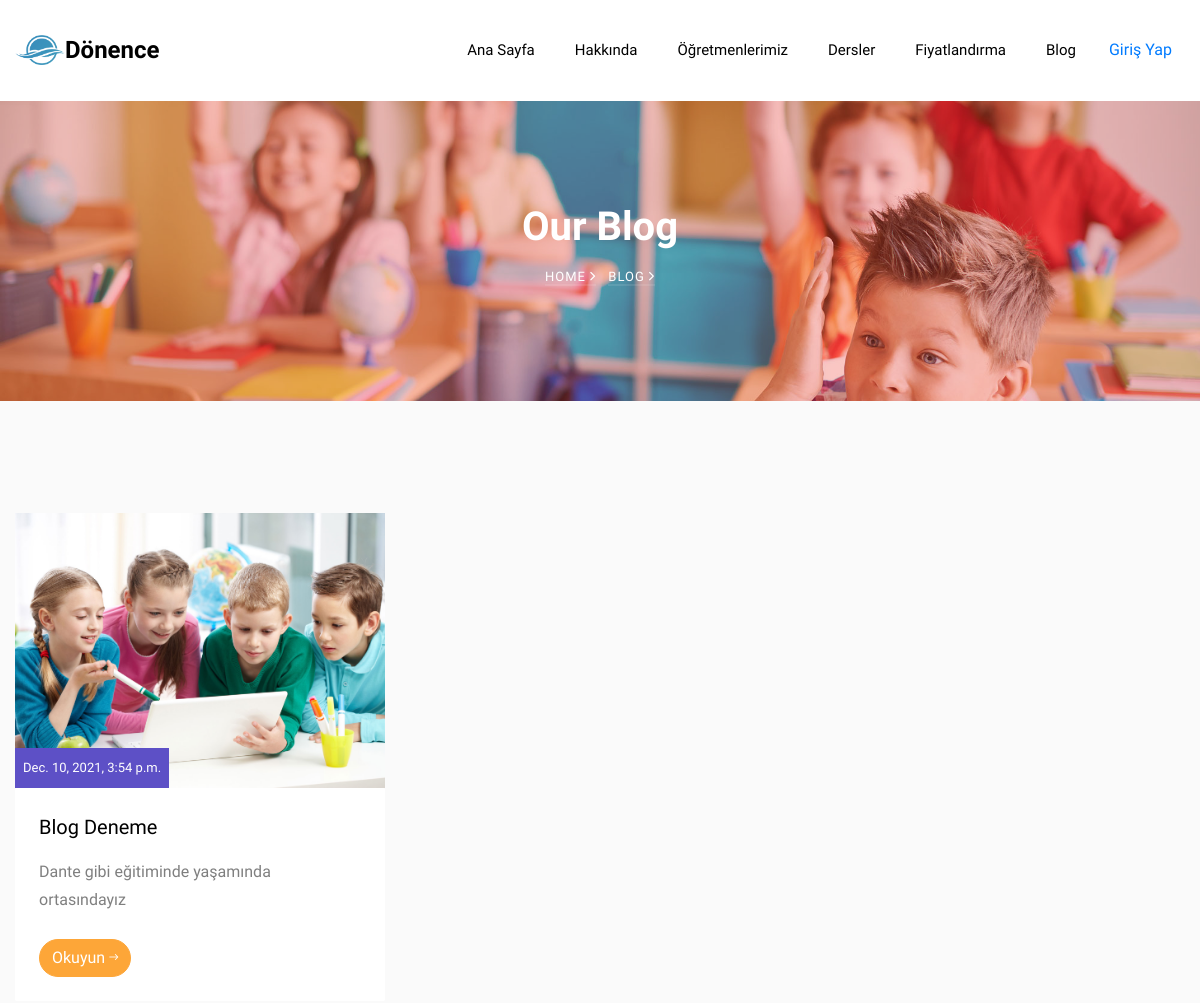
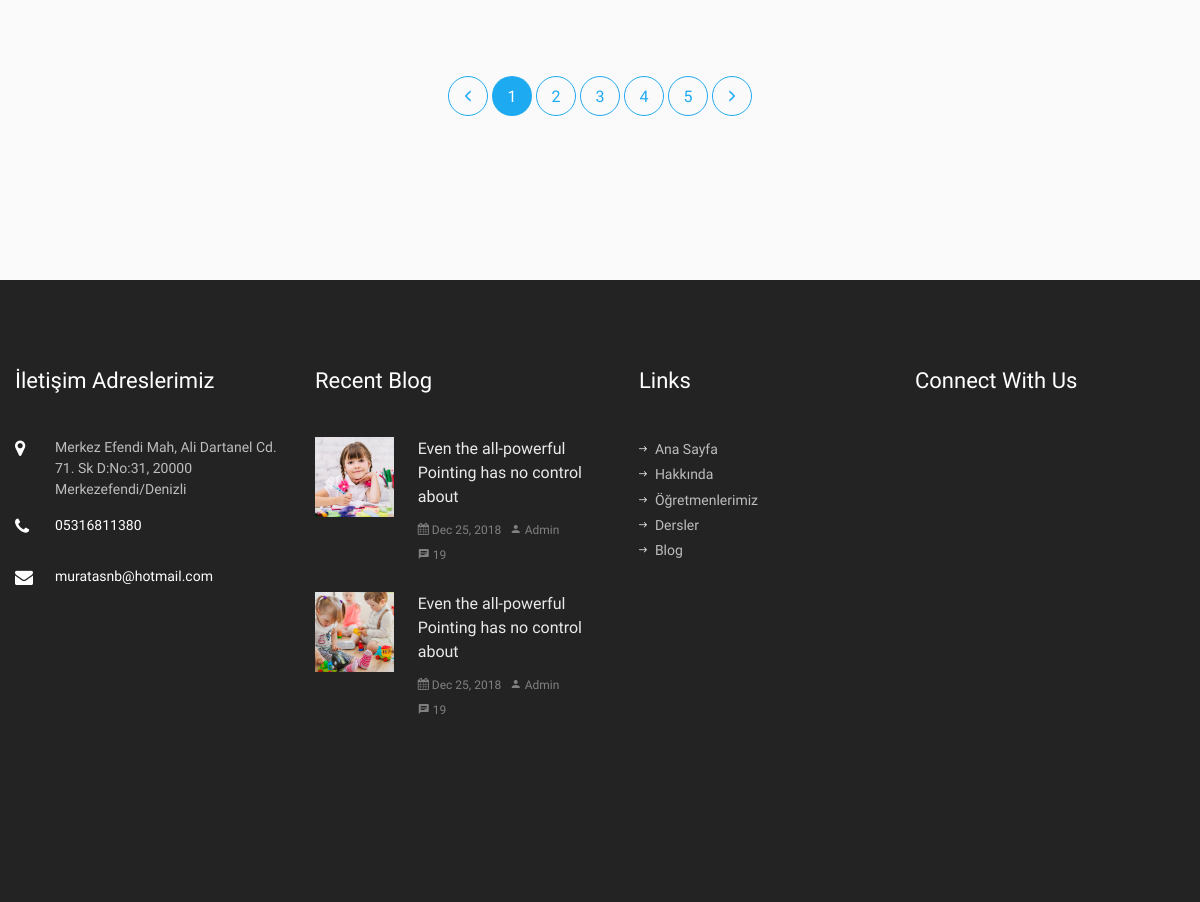
The app's page /Blog with its own data (2 pictures, top to bottom).
### app/models.py (models this page shows, shortened)
class Blogs(models.Model):
    Header = models.CharField(max_length=100, null=True)
    Explanation = models.CharField(max_length=255, null=True)
    Date = models.DateTimeField()
    image = models.ImageField(upload_to='Blog')
    lesson = models.FileField(upload_to='pdf')

class footer(models.Model):
    adress = models.CharField(max_length=220, null=False)
    telephone = models.CharField(max_length=12, null=False)
    email = models.EmailField(max_length=254)
    twitter = models.URLField(max_length=254)
    facebook = models.URLField(max_length=254)
    instagram = models.URLField(max_length=254)

### app/views.py (the view)
# urls.py: path('Blog', views.Blog, name='Blog'),
def Blog(request):
    if request.method == 'POST':
        Parent = ebeveyn(ebeveynName=request.POST['ebeveynName'],studentName=request.POST['studentName'],Email=request.POST['Email'],Password=request.POST['Password'])
        Parent.save()
        return redirect('/Blog')
    else:
        foot = footer.objects.all()
        Blo = Blogs.objects.all()
        context = { 'foot' : foot, 'Blo' : Blo }
        return render(request, 'blog.html', context)

### app/templates/blog.html (shortened to what this page needs)
{% extends "base.html" %}
{% block content %}
  {% include "include/navbar.html" %}
  {% include "include/pages.html" %}
		<section class="ftco-section bg-light">
			<div class="container">
				<div class="row">
          {% for Blog in Blo %}
          <div class="col-md-6 col-lg-4 ftco-animate">
            <div class="blog-entry">
              <a href="Blog" class="block-20 d-flex align-items-end" style="background-image: url('{{ Blog.image.url }}');">
								<div class="meta-date text-center p-2">
                  <span class="yr">{{ Blog.Date }}</span>
                </div>
              </a>
              <div class="text bg-white p-4">
                <h3 class="heading"><a href="#">{{ Blog.Header }}</a></h3>
                <p>{{ Blog.Explanation }}</p>
                <div class="d-flex align-items-center mt-4">
	                <p class="mb-0"><a href="#" class="btn btn-secondary">Okuyun <span class="ion-ios-arrow-round-forward"></span></a></p>
                </div>
              </div>
            </div>
          </div>
          {% endfor%}
        </div>
        <div class="row no-gutters my-5">
          <div class="col text-center">
            <div class="block-27">
              <ul>
                <li><a href="#"><i class="ion-ios-arrow-back"></i></a></li>
                <li class="active"><span>1</span></li>
                <li><a href="#">2</a></li>
                <li><a href="#">3</a></li>
                <li><a href="#">4</a></li>
                <li><a href="#">5</a></li>
                <li><a href="#"><i class="ion-ios-arrow-forward"></i></a></li>
              </ul>
            </div>
          </div>
        </div>
			</div>
		</section>
    {% include "include/footer.html" %}
    {% endblock content %}

### app/templates/include/footer.html (shortened to what this page needs)
    <footer class="ftco-footer ftco-bg-dark ftco-section">
      {% for footer in foot %}
      <div class="container">
        <div class="row mb-5">
          <div class="col-md-6 col-lg-3">
            <div class="ftco-footer-widget mb-5">
                <h2 class="ftco-heading-2">İletişim Adreslerimiz</h2>
                <div class="block-23 mb-3">
                  <ul>
                    <li><span class="icon icon-map-marker"></span><span class="text">{{ footer.adress }}</span></li>
                    <li><a href="#"><span class="icon icon-phone"></span><span class="text">{{ footer.telephone }}</span></a></li>
                    <li><a href="#"><span class="icon icon-envelope"></span><span class="text">{{ footer.email }}</span></a></li>
                  </ul>
                </div>
            </div>
          </div>
          <div class="col-md-6 col-lg-3">
            <div class="ftco-footer-widget mb-5">
              <h2 class="ftco-heading-2">Recent Blog</h2>
              <div class="block-21 mb-4 d-flex">
                <a class="blog-img mr-4" style="background-image: url(/static/images/image_1.jpg);"></a>
                <div class="text">
                  <h3 class="heading"><a href="#">Even the all-powerful Pointing has no control about</a></h3>
                  <div class="meta">
                    <div><a href="#"><span class="icon-calendar"></span> Dec 25, 2018</a></div>
                    <div><a href="#"><span class="icon-person"></span> Admin</a></div>
                    <div><a href="#"><span class="icon-chat"></span> 19</a></div>
                  </div>
                </div>
              </div>
              <div class="block-21 mb-5 d-flex">
                <a class="blog-img mr-4" style="background-image: url(/static/images/image_2.jpg);"></a>
                <div class="text">
                  <h3 class="heading"><a href="#">Even the all-powerful Pointing has no control about</a></h3>
                  <div class="meta">
                    <div><a href="#"><span class="icon-calendar"></span> Dec 25, 2018</a></div>
                    <div><a href="#"><span class="icon-person"></span> Admin</a></div>
                    <div><a href="#"><span class="icon-chat"></span> 19</a></div>
                  </div>
                </div>
              </div>
            </div>
          </div>
          <div class="col-md-6 col-lg-3">
            <div class="ftco-footer-widget mb-5 ml-md-4">
              <h2 class="ftco-heading-2">Links</h2>
              <ul class="list-unstyled">
                <li><a href="/"><span class="ion-ios-arrow-round-forward mr-2"></span>Ana Sayfa</a></li>
                <li><a href="about"><span class="ion-ios-arrow-round-forward mr-2"></span>Hakkında</a></li>
                <li><a href="Teacher"><span class="ion-ios-arrow-round-forward mr-2"></span>Öğretmenlerimiz</a></li>
                <li><a href="Courses"><span class="ion-ios-arrow-round-forward mr-2"></span>Dersler</a></li>
                <li><a href="Blog"><span class="ion-ios-arrow-round-forward mr-2"></span>Blog</a></li>
              </ul>
            </div>
          </div>
          <div class="col-md-6 col-lg-3">
            <div class="ftco-footer-widget mb-5">
                <h2 class="ftco-heading-2 mb-0">Connect With Us</h2>
                <ul class="ftco-footer-social list-unstyled float-md-left float-lft mt-3">
              </ul>
            </div>
          </div>
        </div>
      </div>
      {% endfor%}
      </footer>

### app/static/css/icomoon.css (style rules this page uses)
[class^="icon-"], [class*=" icon-"] { font-family: 'icomoon' !important; speak: none; font-style: normal; font-weight: normal; font-variant: normal; text-transform: none; line-height: 1; -webkit-font-smoothing: antialiased; -moz-osx-font-smoothing: grayscale; }
.icon-map-marker:before { content: "\f041"; }
.icon-calendar:before { content: "\f073"; }
.icon-phone:before { content: "\f095"; }
.icon-envelope:before { content: "\f0e0"; }
.icon-chat:before { content: "\e0b7"; }
.icon-person:before { content: "\e7fd"; }

### records on screen
Blogs: image (picture), Date "Dec. 10, 2021, 3:54 p.m.", Header "Blog Deneme", Explanation "Dante gibi eğitiminde yaşamında ortasındayız"
footer: adress "Merkez Efendi Mah, Ali Dartanel Cd. 71. Sk D:No:31, 20000 Merkezefendi/Denizli", telephone "05316811380", email "muratasnb@hotmail.com"
